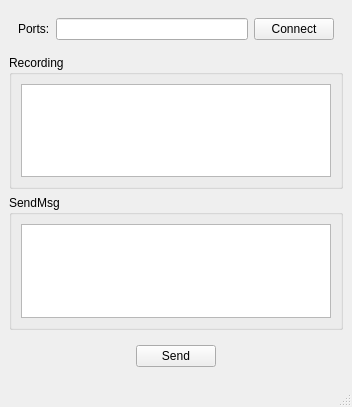
<?xml version="1.0" encoding="UTF-8"?>
<ui version="4.0">
 <class>MainWindow</class>
 <widget class="QMainWindow" name="MainWindow">
  <property name="geometry">
   <rect>
    <x>0</x>
    <y>0</y>
    <width>352</width>
    <height>407</height>
   </rect>
  </property>
  <property name="windowTitle">
   <string>MainWindow</string>
  </property>
  <widget class="QWidget" name="centralwidget">
   <layout class="QVBoxLayout" name="verticalLayout_3">
    <item>
     <widget class="QWidget" name="widget" native="true">
      <layout class="QHBoxLayout" name="horizontalLayout">
       <item>
        <widget class="QLabel" name="label">
         <property name="text">
          <string>Ports:</string>
         </property>
        </widget>
       </item>
       <item>
        <widget class="QLineEdit" name="port"/>
       </item>
       <item>
        <widget class="QPushButton" name="btn_Listen">
         <property name="text">
          <string>Connect</string>
         </property>
        </widget>
       </item>
      </layout>
     </widget>
    </item>
    <item>
     <widget class="QGroupBox" name="groupBox">
      <property name="title">
       <string>Recording</string>
      </property>
      <layout class="QVBoxLayout" name="verticalLayout">
       <item>
        <widget class="QTextEdit" name="record"/>
       </item>
      </layout>
     </widget>
    </item>
    <item>
     <widget class="QGroupBox" name="groupBox_2">
      <property name="title">
       <string>SendMsg</string>
      </property>
      <layout class="QVBoxLayout" name="verticalLayout_2">
       <item>
        <widget class="QTextEdit" name="msg"/>
       </item>
      </layout>
     </widget>
    </item>
    <item>
     <widget class="QWidget" name="widget_2" native="true">
      <layout class="QHBoxLayout" name="horizontalLayout_2">
       <item>
        <spacer name="horizontalSpacer">
         <property name="orientation">
          <enum>Qt::Horizontal</enum>
         </property>
         <property name="sizeHint" stdset="0">
          <size>
           <width>112</width>
           <height>20</height>
          </size>
         </property>
        </spacer>
       </item>
       <item>
        <widget class="QPushButton" name="btn_Send">
         <property name="text">
          <string>Send</string>
         </property>
        </widget>
       </item>
       <item>
        <spacer name="horizontalSpacer_2">
         <property name="orientation">
          <enum>Qt::Horizontal</enum>
         </property>
         <property name="sizeHint" stdset="0">
          <size>
           <width>111</width>
           <height>20</height>
          </size>
         </property>
        </spacer>
       </item>
      </layout>
     </widget>
    </item>
   </layout>
  </widget>
  <widget class="QStatusBar" name="statusbar"/>
 </widget>
 <resources/>
 <connections/>
</ui>
